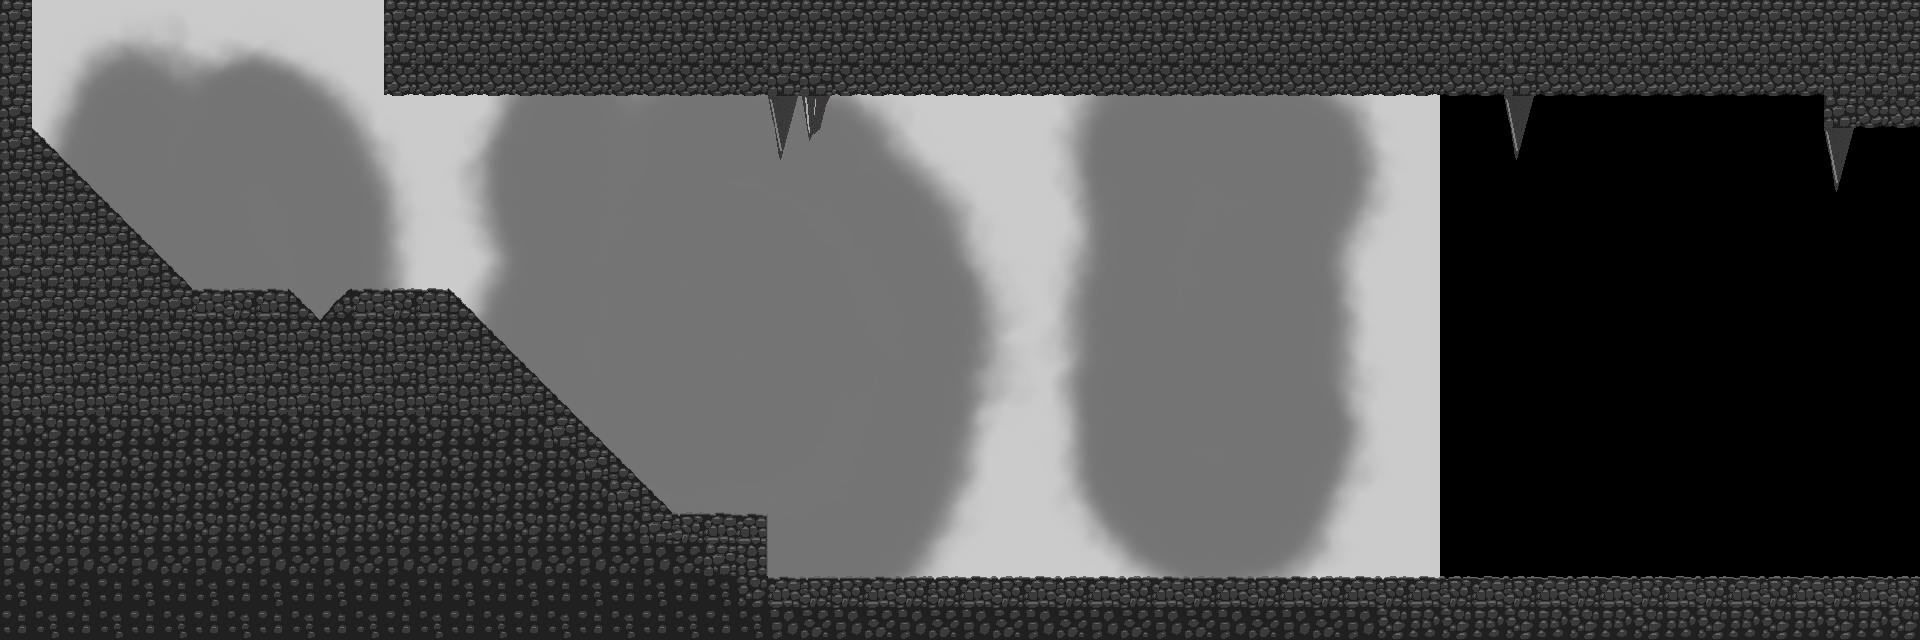

Below is a game level as drawn by its tile map, then a one-line description and the .tmx that defines it (tile-layer data replaced by summaries):
An orthogonal 60x20 tile map with 32x32 px tiles, 1 tile layer (ground), 1 image layer and 15 objects (3x redthing, player, game.PositionLevelEntity, me.LevelEntity).

<map version="1.0" orientation="orthogonal" renderorder="right-down" width="60" height="20" tilewidth="32" tileheight="32">
 <tileset firstgid="1" name="tiles" tilewidth="32" tileheight="32">
  <image source="../img/tiles.png" width="160" height="416" />
 </tileset>
 <imagelayer name="background">
  <image source="../img/leveltwobg.png" />
  <properties>
   <property name="ratio" value="0.3" />
  </properties>
 </imagelayer>
 <layer name="ground" width="60" height="20">
  <data>[1200 cells, 473 non-empty, 19 distinct tile ids]</data>
 </layer>
 <objectgroup name="entities">
  <object name="player" x="96.5128" y="78.3706" width="32" height="32" />
  <object name="game.PositionLevelEntity" x="31" y="27" width="349" height="34">
   <properties>
    <property name="duration" value="150" />
    <property name="fade" value="#000000" />
    <property name="flip" value="true" />
    <property name="to" value="leveloneb" />
    <property name="to_x" value="991" />
    <property name="to_y" value="480" />
   </properties>
  </object>
  <object name="redthing" x="890.994" y="538.808" width="32" height="32" />
  <object name="redthing" x="1494.88" y="541.679" width="32" height="32" />
  <object name="redthing" x="1745.62" y="540.722" width="32" height="32" />
  <object name="me.LevelEntity" x="1902" y="149" width="13" height="426">
   <properties>
    <property name="duration" value="150" />
    <property name="fade" value="#000000" />
    <property name="to" value="leveltwob" />
   </properties>
  </object>
 </objectgroup>
 <objectgroup name="collision" visible="0">
  <object x="383" y="62" width="1536.85" height="33.1094" />
  <object x="1824" y="96" width="96" height="32" />
  <object x="30.9137" y="9.15961">
   <polyline points="0,0 0,118.502" />
  </object>
  <object x="766.579" y="577.089" width="1154.18" height="17.2265" />
  <object x="32" y="130">
   <polygon points="0,0 161.012,159.668 161.091,191.526 0,37" />
  </object>
  <object x="193.117" y="289.893">
   <polygon points="0,0 95.0397,-0.433971 127.033,31.5493 57.5975,31.2155 1.68815e-07,31.2462" />
  </object>
  <object x="672.221" y="513.388" width="94.1718" height="80.2847" />
  <object x="320.271" y="324.611">
   <polygon points="0.121077,-3.39016 31.6799,-34.7177 131.059,-33.4158 352.385,189.645 351.951,206.136 136.842,-3.39969" />
  </object>
  <object x="194.419" y="321.139" width="262.987" height="26.9062" />
 </objectgroup>
</map>
